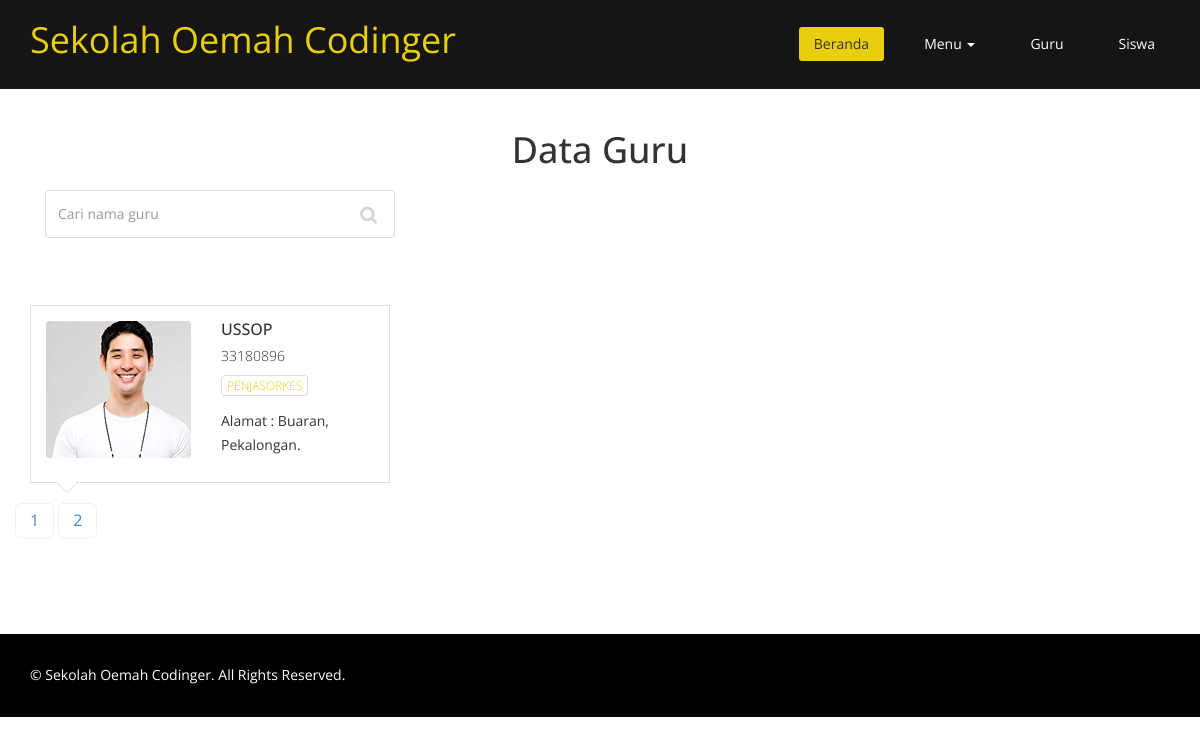
Screenshot of /index.php?page=guru&halaman=2 with the database file from the repository.
### tables this page shows
CREATE TABLE `tb_karyawan` (
  `nik` int(11) NOT NULL,
  `foto` varchar(50) NOT NULL,
  `nama_karyawan` varchar(45) NOT NULL,
  `jk` enum('L','P') NOT NULL,
  `tmp_lahir` varchar(25) NOT NULL,
  `tgl_lahir` date NOT NULL,
  `status` enum('ketua','guru','staf') NOT NULL,
  `mengajar` varchar(50) NOT NULL,
  `alamat` text NOT NULL,
  `no_hp` varchar(12) NOT NULL
);

### menu.php (the view, shortened to what this page needs)
<header id="header">
  <nav class="navbar navbar-fixed-top" role="banner">
    <div class="container">
      <div class="navbar-header">
        <a class="navbar-brand" href="index.php">Sekolah Oemah Codinger</a>
      </div>
      <div class="collapse navbar-collapse navbar-right">
        <ul class="nav navbar-nav">
          <li class="active"><a href="index.php">Beranda</a></li>
          <li class="dropdown">
            <a class="dropdown-toggle" data-toggle="dropdown" href="#">Menu
              <span class="caret"></span></a>
          </li>
          <li><a href="index.php?page=guru">Guru</a></li>
          <li><a href="index.php?page=siswa">Siswa</a></li>
        </ul>
      </div>
    </div>
  </nav>
</header>

### guru.php (shortened to what this page needs)
<section id="about-us">
  <div class="container">
    <div class="skill-wrap clearfix">
      <div class="center wow fadeInDown">
        <h2>Data Guru</h2>
        <form class="col-md-4" role="form" method="POST">
          <input type="text" name="cari" class="form-control search_box" autocomplete="off"
            placeholder="Cari nama guru">
        </form>
      </div>
    </div>
    <div class="team">
      <?php
					@$cari = $_POST['cari'];
				?>
      <div class="row clearfix">
        <?php
					$halaman = 3;
					$page = isset($_GET["halaman"]) ? (int)$_GET["halaman"] : 1;
					$mulai = ($page>1) ? ($page * $halaman) - $halaman : 0;
					if(!isset($cari)){
						$sql = mysqli_query($koneksi, "SELECT * FROM tb_karyawan WHERE status='guru' LIMIT $mulai, $halaman ");
						$jml = mysqli_query($koneksi, "SELECT * FROM tb_karyawan WHERE status='guru'");
					}else{
						$sql = mysqli_query($koneksi, "SELECT * FROM tb_karyawan WHERE status='guru' AND nama_karyawan LIKE '%".$cari."%' LIMIT $mulai, $halaman  ");
						$jml = mysqli_query($koneksi, "SELECT * FROM tb_karyawan WHERE status='guru' AND nama_karyawan LIKE '%".$cari."%'");
					}
					$total = mysqli_num_rows($jml);
					$pages = ceil($total/$halaman);
					while($data = mysqli_fetch_array($sql)){
				?>
        <div class="col-md-4 col-sm-6">
          <div class="single-profile-top wow fadeInDown" data-wow-duration="1000ms" data-wow-delay="300ms">
            <div class="media">
              <div class="pull-left">
                <a href="#"><img class="media-object" src="images/guru/<?php echo $data['foto'] ?>"
                    alt="<?php echo $data['foto'] ?>"></a>
              </div>
              <div class="media-body">
                <h4><?php echo $data['nama_karyawan'] ?></h4>
                <h5><?php echo $data['nik'] ?></h5>
                <ul class="tag clearfix">
                  <li class="btn"><a href="#"><?php echo $data['mengajar'] ?></a></li>
                </ul>
              </div>
            </div>
            <p>Alamat : <?php echo $data['alamat'] ?>.</p>
          </div>
        </div>
        <?php } ?>
        <div class="row">
          <div class="col-md-12">
            <ul class="pagination pagination-lg">
              <?php for ($i=1; $i<=$pages ; $i++){ ?>
              <li><a href="?page=guru&halaman=<?php echo $i; ?>"><?php echo $i; ?></a></li>
              <?php } ?>
            </ul>
          </div>
        </div>
      </div>
    </div>
  </div>
</section>

### css/style.css (style rules this page uses)
body { background: #fff; font-family:'Open Sans', Arial, sans-serif; color:#333; line-height:1.6em; }
h1, h2, h3, h4, h5, h6 { font-weight:500; font-family:'Open Sans', Arial, sans-serif; color:#333; }
h2 { font-size: 20px; }
h4 { font-size: 16px; }
a { color: #E8CE0E; -webkit-transition: color 300ms, background-color 300ms; -moz-transition: color 300ms, background-color 300ms; -o-transition: color 300ms, background-color 300ms; transition: color 300ms, background-color 300ms; }
.center h2 { font-size: 36px; margin-top: 0; margin-bottom: 20px; }
.media>.pull-left { margin-right: 20px; }
body > section { padding: 70px 0; }
.center { text-align: center; padding-bottom: 55px; }
.navbar>.container .navbar-brand { margin-left: 0; }
.navbar-brand { padding: 0; margin:0; color:#E8CE0E; }
.navbar-header a.navbar-brand { color:#E8CE0E; }
.navbar { border-radius: 0; margin-bottom: 0; background: #151515; padding: 15px 0; padding-bottom: 0; }
.navbar-nav { margin-top: 12px; }
.navbar-nav>li { margin-left: 25px; padding-bottom: 28px; }
.navbar-fixed-top .navbar-nav > li > a { padding: 5px 15px; margin: 0; border-radius: 3px; color: #fff; line-height: 24px; display: inline-block; }
.navbar-fixed-top { border: none; }
.navbar-fixed-top .navbar-brand { font-size: 36px; line-height: 50px; color: #fff; }
.navbar-fixed-top .navbar-nav > .active > a, .navbar-fixed-top .navbar-nav > .active > a:hover, .navbar-fixed-top .navbar-nav > .active > a:focus, .navbar-fixed-top .navbar-nav > .open > a, .navbar-fixed-top .navbar-nav > .open > a:hover, .navbar-fixed-top .navbar-nav > .open > a:focus { background-color: #E8CE0E; color: #333; }
.navbar-fixed-top .navbar-collapse, .navbar-fixed-top .navbar-form { border-top: 0; padding-bottom: 0; }
.skill-wrap { display: block; overflow: hidden; margin: 60px 0; }
.team h4 { margin-top: 0; text-transform: uppercase; }
.team h5 { font-weight: 300; }
.single-profile-top, .single-profile-bottom { font-weight: 400; line-height: 24px; }
.single-profile-top, .single-profile-bottom { border: 1px solid #ddd; padding: 15px; position: relative; }
.team .btn { background:transparent; font-size: 12px; font-weight: 300; margin-bottom: 3px; padding: 1px 5px; text-transform: uppercase; border:1px solid#ddd; margin-right: 3px; }
ul.social_icons, ul.tag { list-style: none; padding: 0; margin: 10px 0; display: block; }
ul.social_icons li, ul.tag li { display: inline-block; margin-right: 5px; }
.team .single-profile-top:before, .team .single-profile-top:after { content: ""; position: absolute; width: 0; height: 0; border-style: solid; }
.team .single-profile-top:before { left:26px; bottom: -20px; border-width: 10px; border-color:#fff transparent transparent transparent; z-index: 1; }
.team .single-profile-top:after { left: 25px; bottom: -22px; border-style: solid; border-width: 11px; border-color:#ddd transparent transparent transparent; z-index: 0; }
ul.pagination > li > a { border: 1px solid #F1F1F1; margin-right:5px; border-radius: 5px; font-size: 16px; padding: 5px 14px; }
.search_box { background-image: url("../images/search_icon.png"); background-position: 314px 15px; background-repeat: no-repeat; border-color: #DEDEDE; height: 48px; outline: medium none; box-shadow: none; }

### rows the page displays
tb_karyawan: foto (picture), nama_karyawan "USSOP", nik "33180896", mengajar "PENJASORKES", alamat "Buaran, Pekalongan"
